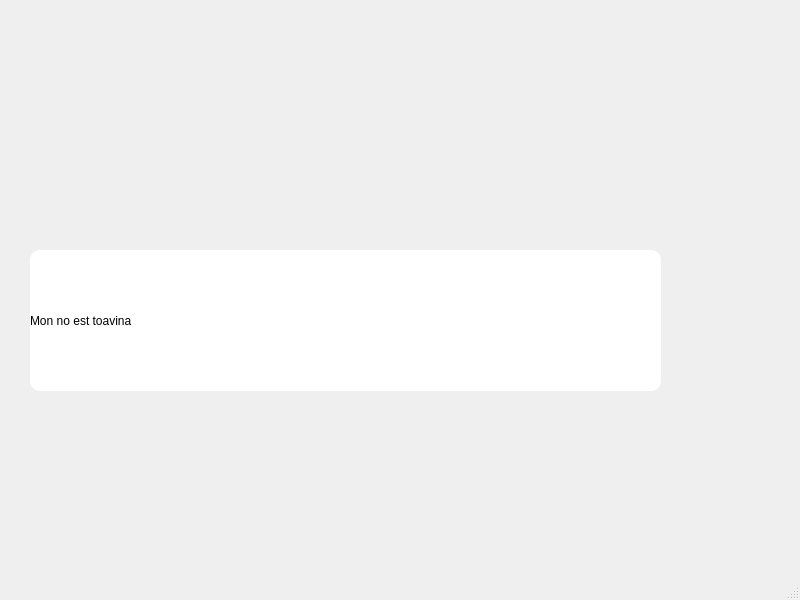
<?xml version="1.0" encoding="UTF-8"?>
<ui version="4.0">
 <class>MainWindow</class>
 <widget class="QMainWindow" name="MainWindow">
  <property name="geometry">
   <rect>
    <x>0</x>
    <y>0</y>
    <width>800</width>
    <height>600</height>
   </rect>
  </property>
  <property name="windowTitle">
   <string>MainWindow</string>
  </property>
  <widget class="QWidget" name="centralwidget">
   <widget class="QLabel" name="label">
    <property name="geometry">
     <rect>
      <x>30</x>
      <y>250</y>
      <width>631</width>
      <height>141</height>
     </rect>
    </property>
    <property name="styleSheet">
     <string notr="true">QLabel{
	background-color: #fff;
	border-radius: 10px;
	color: black;
	text: center;
}</string>
    </property>
    <property name="text">
     <string>Mon no est toavina</string>
    </property>
   </widget>
  </widget>
  <widget class="QMenuBar" name="menubar">
   <property name="geometry">
    <rect>
     <x>0</x>
     <y>0</y>
     <width>800</width>
     <height>22</height>
    </rect>
   </property>
  </widget>
  <widget class="QStatusBar" name="statusbar"/>
 </widget>
 <resources/>
 <connections/>
</ui>
